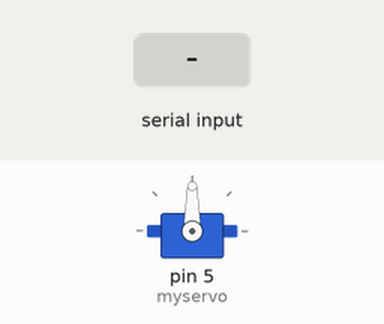
Recording of a sketch running on a simulated Arduino Uno, built with avr-gcc and run on an emulated ATmega328P. Shown: servo. The test bench sets the inputs (shaded band).

Above: at 1.2 s.
1.3 s: "30,150\n" received over Serial
At 3.5 s:
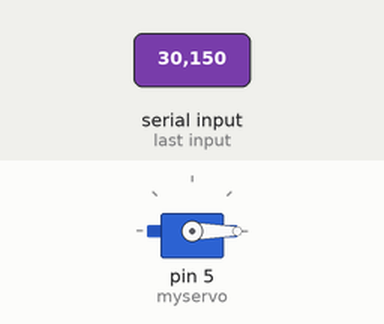
3.8 s: "90,45\n" received over Serial
At 4.6 s:
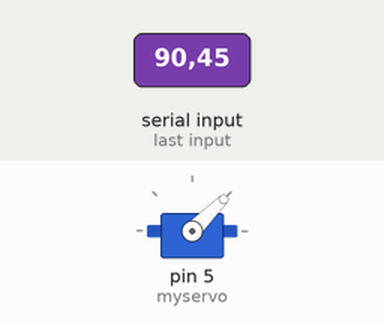
6.3 s: "200\n" received over Serial
At 6.6 s:
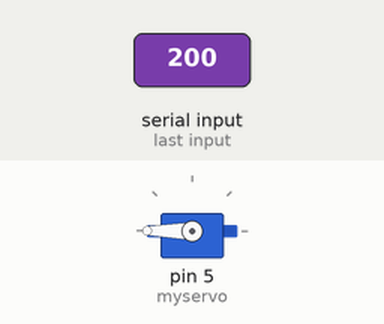
Timing chart, 0 to 9.3 s (numbered marks = the images above; inputs shaded):
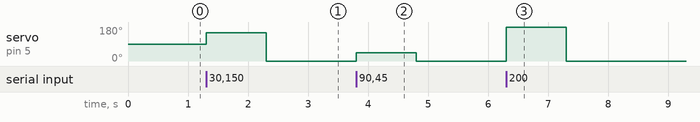

The sketch:

settingservo.ino
```cpp
#include <Servo.h>
Servo myservo;

void setup() {
  // put your setup code here, to run once:
  Serial.begin(9600);
  myservo.attach(5);
}

void loop() {
  if(Serial.available())myservo.write(Serial.parseInt());

}
```

Measured:
- after the input at 1.3 s, servo on pin 5 (myservo): 90° → 150° at once, → 0° 1.0 s later
- after the input at 3.8 s, servo on pin 5 (myservo): 0° → 45° at once, → 0° 1.0 s later
- after the input at 6.3 s, servo on pin 5 (myservo): 0° → 180° at once, → 0° 1.0 s later
